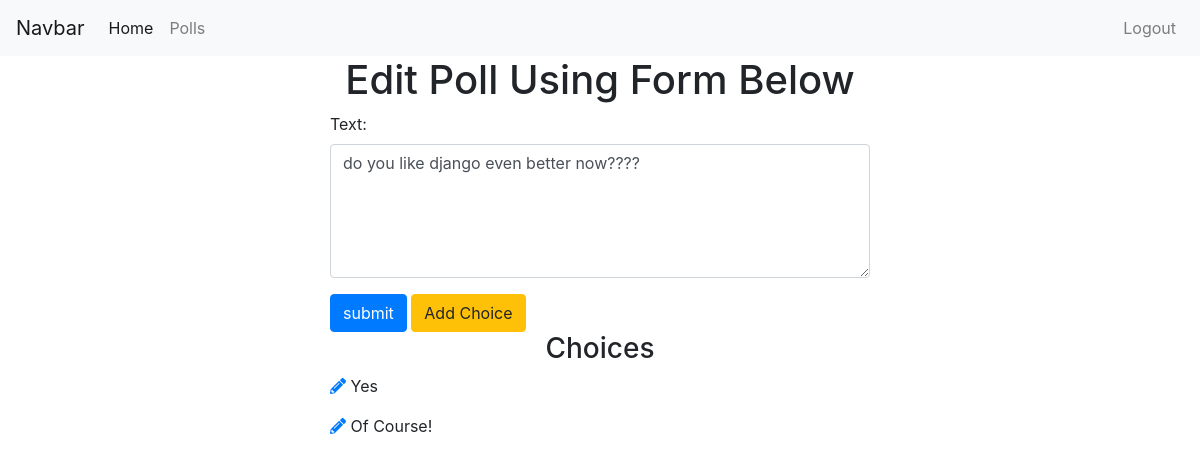
The app's page /polls/edit/2/ (signed in), older data.
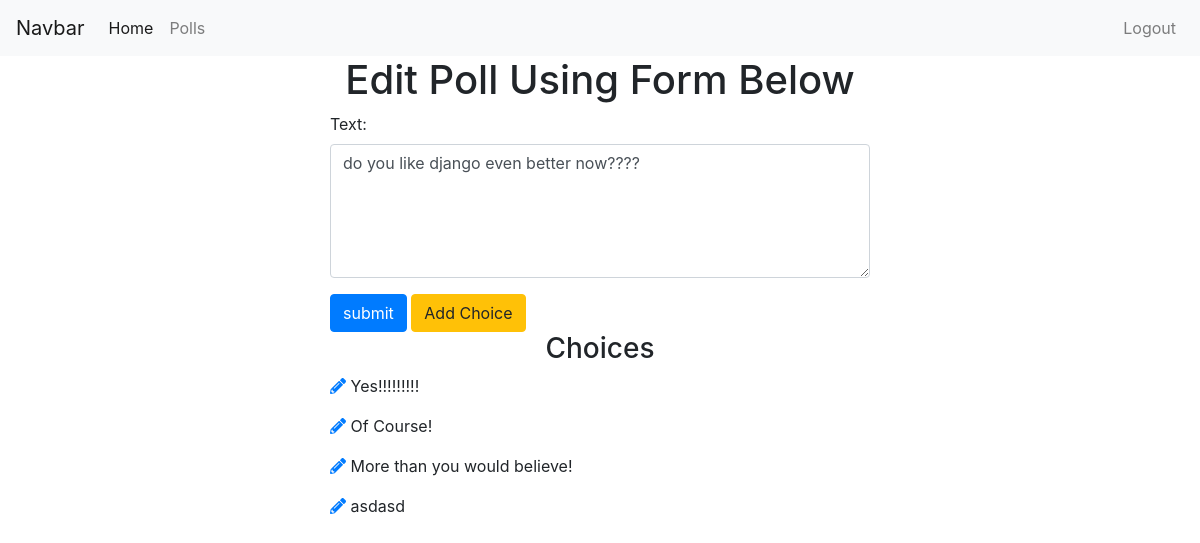
The same page, newer data.
### polls/models.py (models this page shows, shortened)
class Poll(models.Model):
    owner = models.ForeignKey(User, on_delete=models.CASCADE, default=1)
    text = models.CharField(max_length=255)
    pub_date = models.DateField()

class Choice(models.Model):
    poll = models.ForeignKey(Poll, on_delete=models.CASCADE)
    choice_text = models.CharField(max_length=255)

### polls/views.py (the view)
# urls.py: path('edit/<int:poll_id>/', views.edit_poll, name='edit_poll'),
@login_required
def edit_poll(request, poll_id):
    poll = get_object_or_404(Poll, id=poll_id)
    if request.user != poll.owner:
        return redirect('/')
    if request.method == "POST":
        form = EditPollForm(request.POST, instance=poll)
        if form.is_valid():
            form.save()
            messages.success(
                            request,
                            'Poll Edit Successfully',
                            extra_tags='alert alert-success alert-dismissible fade show'
                            )
            return redirect('polls:list')
    else:
        form = EditPollForm(instance=poll)
    return render(request, 'polls/edit_poll.html', {'form': form, 'poll':poll})

### polls/forms.py
class EditPollForm(forms.ModelForm):
    class Meta:
        model = Poll
        fields = ['text']
        widgets = {
            'text': forms.Textarea(attrs={"class":"form-control", "rows": 5, "cols": 20})
        }

### polls/templates/polls/edit_poll.html (shortened to what this page needs)
{% extends 'base.html' %}
{% block content %}
<div class="container">
  <h1 class='text-center'>Edit Poll Using Form Below</h1>
  <div class="row">
    <div class="col-sm-6 offset-sm-3">
      <form action="" method="post">
        {% for field in form %}
        <div class="form-group">
          {{ field.label_tag }}
          {{ field }}
        </div>
        {% endfor %}
        <input type="submit" value="submit" class='btn btn-primary'>
        <a href="{% url 'polls:add_choice' poll.id %}" class='btn btn-warning'>Add Choice</a>
      </form>
    <h3 class='text-center'>Choices</h3>
    {% for choice in poll.choice_set.all %}
      <p><a href="{% url 'polls:edit_choice' choice.id %}"><i class="fas fa-pencil-alt"></i></a> {{choice.choice_text}}</p>
    {% endfor %}
    </div>
  </div>
</div>
{% endblock %}

Row changes from the older to the newer data that the page shows:
changed Choice: choice_text "Yes" → "Yes!!!!!!!!!"
added Choice: choice_text "More than you would believe!"
added Choice: choice_text "asdasd"
